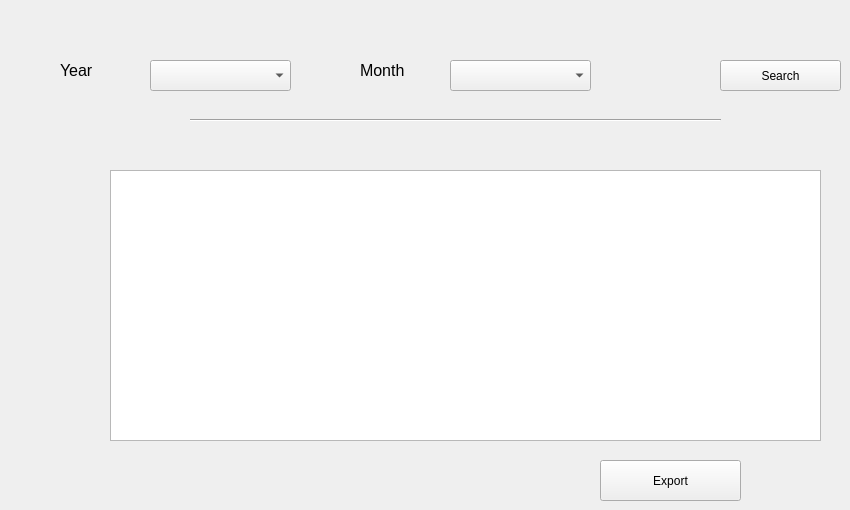
      <widget class="QWidget" name="tab_14">
       <attribute name="title">
        <string>Monthly Reports</string>
       </attribute>
       <widget class="QComboBox" name="comboBox_12">
        <property name="geometry">
         <rect>
          <x>150</x>
          <y>60</y>
          <width>141</width>
          <height>31</height>
         </rect>
        </property>
       </widget>
       <widget class="QLabel" name="label_18">
        <property name="geometry">
         <rect>
          <x>60</x>
          <y>60</y>
          <width>61</width>
          <height>21</height>
         </rect>
        </property>
        <property name="font">
         <font>
          <pointsize>12</pointsize>
         </font>
        </property>
        <property name="text">
         <string>Year</string>
        </property>
       </widget>
       <widget class="QComboBox" name="comboBox_14">
        <property name="geometry">
         <rect>
          <x>450</x>
          <y>60</y>
          <width>141</width>
          <height>31</height>
         </rect>
        </property>
       </widget>
       <widget class="QLabel" name="label_24">
        <property name="geometry">
         <rect>
          <x>360</x>
          <y>60</y>
          <width>61</width>
          <height>21</height>
         </rect>
        </property>
        <property name="font">
         <font>
          <pointsize>12</pointsize>
         </font>
        </property>
        <property name="text">
         <string>Month</string>
        </property>
       </widget>
       <widget class="QPushButton" name="pushButton_19">
        <property name="geometry">
         <rect>
          <x>720</x>
          <y>60</y>
          <width>121</width>
          <height>31</height>
         </rect>
        </property>
        <property name="text">
         <string>Search</string>
        </property>
       </widget>
       <widget class="Line" name="line_2">
        <property name="geometry">
         <rect>
          <x>190</x>
          <y>110</y>
          <width>531</width>
          <height>20</height>
         </rect>
        </property>
        <property name="orientation">
         <enum>Qt::Horizontal</enum>
        </property>
       </widget>
       <widget class="QPlainTextEdit" name="plainTextEdit">
        <property name="geometry">
         <rect>
          <x>110</x>
          <y>170</y>
          <width>711</width>
          <height>271</height>
         </rect>
        </property>
       </widget>
       <widget class="QPushButton" name="pushButton_23">
        <property name="geometry">
         <rect>
          <x>600</x>
          <y>460</y>
          <width>141</width>
          <height>41</height>
         </rect>
        </property>
        <property name="text">
         <string>Export</string>
        </property>
       </widget>
      </widget>
